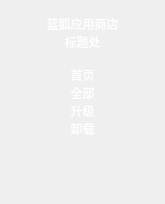
           <widget class="QFrame" name="frame_left_menu">
            <property name="sizePolicy">
             <sizepolicy hsizetype="Fixed" vsizetype="Preferred">
              <horstretch>0</horstretch>
              <verstretch>0</verstretch>
             </sizepolicy>
            </property>
            <property name="minimumSize">
             <size>
              <width>165</width>
              <height>0</height>
             </size>
            </property>
            <property name="maximumSize">
             <size>
              <width>165</width>
              <height>16777215</height>
             </size>
            </property>
            <property name="layoutDirection">
             <enum>Qt::LeftToRight</enum>
            </property>
            <property name="styleSheet">
             <string notr="true"/>
            </property>
            <property name="frameShape">
             <enum>QFrame::NoFrame</enum>
            </property>
            <property name="frameShadow">
             <enum>QFrame::Raised</enum>
            </property>
            <layout class="QVBoxLayout" name="verticalLayout_5">
             <property name="spacing">
              <number>1</number>
             </property>
             <property name="leftMargin">
              <number>0</number>
             </property>
             <property name="topMargin">
              <number>0</number>
             </property>
             <property name="rightMargin">
              <number>0</number>
             </property>
             <property name="bottomMargin">
              <number>0</number>
             </property>
             <item>
              <widget class="QFrame" name="frame_menus">
               <property name="frameShape">
                <enum>QFrame::NoFrame</enum>
               </property>
               <property name="frameShadow">
                <enum>QFrame::Raised</enum>
               </property>
               <layout class="QVBoxLayout" name="layout_menus">
                <property name="spacing">
                 <number>0</number>
                </property>
                <property name="leftMargin">
                 <number>0</number>
                </property>
                <property name="topMargin">
                 <number>0</number>
                </property>
                <property name="rightMargin">
                 <number>0</number>
                </property>
                <property name="bottomMargin">
                 <number>0</number>
                </property>
                <item>
                 <widget class="QFrame" name="btn_App_Name_Container_top_padding">
                  <property name="minimumSize">
                   <size>
                    <width>0</width>
                    <height>15</height>
                   </size>
                  </property>
                  <property name="maximumSize">
                   <size>
                    <width>16777215</width>
                    <height>15</height>
                   </size>
                  </property>
                  <property name="styleSheet">
                   <string notr="true">background: transparent; </string>
                  </property>
                  <property name="frameShape">
                   <enum>QFrame::StyledPanel</enum>
                  </property>
                  <property name="frameShadow">
                   <enum>QFrame::Raised</enum>
                  </property>
                 </widget>
                </item>
                <item>
                 <widget class="QPushButton" name="btn_App_Name_Container">
                  <property name="enabled">
                   <bool>false</bool>
                  </property>
                  <property name="sizePolicy">
                   <sizepolicy hsizetype="Expanding" vsizetype="Expanding">
                    <horstretch>0</horstretch>
                    <verstretch>0</verstretch>
                   </sizepolicy>
                  </property>
                  <property name="maximumSize">
                   <size>
                    <width>16777215</width>
                    <height>55</height>
                   </size>
                  </property>
                  <property name="styleSheet">
                   <string notr="true">QPushButton {
	
	background-position: center;
	background-repeat: no-reperat;
	border: none;

background: transparent;


font: 16pt &quot;Noto Mono&quot;;
color: rgb(255, 255, 255);
}
QPushButton:hover {
	background-color: rgb(85, 85, 85);
}
QPushButton:pressed {	
	background-color: rgb(90, 175, 255);
}
</string>
                  </property>
                  <property name="text">
                   <string>蓝狐应用商店</string>
                  </property>
                  <property name="flat">
                   <bool>true</bool>
                  </property>
                 </widget>
                </item>
                <item>
                 <widget class="QPushButton" name="btn_App_Name_Container_title">
                  <property name="enabled">
                   <bool>false</bool>
                  </property>
                  <property name="sizePolicy">
                   <sizepolicy hsizetype="Expanding" vsizetype="Expanding">
                    <horstretch>0</horstretch>
                    <verstretch>0</verstretch>
                   </sizepolicy>
                  </property>
                  <property name="maximumSize">
                   <size>
                    <width>16777215</width>
                    <height>28</height>
                   </size>
                  </property>
                  <property name="styleSheet">
                   <string notr="true">QPushButton {
	
	background-position: center;
	background-repeat: no-reperat;
	border: none;

background: transparent;


font: 16pt &quot;Noto Mono&quot;;
color: rgb(255, 255, 255);
}
QPushButton:hover {
	background-color: rgb(85, 85, 85);
}
QPushButton:pressed {	
	background-color: rgb(90, 175, 255);
}
</string>
                  </property>
                  <property name="text">
                   <string>标题处</string>
                  </property>
                  <property name="flat">
                   <bool>true</bool>
                  </property>
                 </widget>
                </item>
                <item>
                 <widget class="QFrame" name="btn_App_Name_Container_bottom_padding">
                  <property name="minimumSize">
                   <size>
                    <width>0</width>
                    <height>15</height>
                   </size>
                  </property>
                  <property name="maximumSize">
                   <size>
                    <width>16777215</width>
                    <height>15</height>
                   </size>
                  </property>
                  <property name="styleSheet">
                   <string notr="true">background: transparent; </string>
                  </property>
                  <property name="frameShape">
                   <enum>QFrame::StyledPanel</enum>
                  </property>
                  <property name="frameShadow">
                   <enum>QFrame::Raised</enum>
                  </property>
                 </widget>
                </item>
                <item>
                 <widget class="QPushButton" name="btn_toggle_Main">
                  <property name="sizePolicy">
                   <sizepolicy hsizetype="Expanding" vsizetype="Expanding">
                    <horstretch>0</horstretch>
                    <verstretch>0</verstretch>
                   </sizepolicy>
                  </property>
                  <property name="maximumSize">
                   <size>
                    <width>16777215</width>
                    <height>90</height>
                   </size>
                  </property>
                  <property name="styleSheet">
                   <string notr="true">QPushButton {
	background-position: left;
	background-repeat: no-reperat;
	background: transparent; 
	border: 0;  
	font: 14pt &quot;Noto Mono&quot;;
	color: rgb(255, 255, 255);
	/* padding-left: 15px; */
}

QPushButton:hover {
	background-color: rgb(166, 135, 200);
}

QPushButton:pressed {	
	background-color: rgb(118, 99, 136);
}

QPushButton:checked{
	background-color: rgb(118, 99, 136);
	/* background-color: rgba(255, 255, 255, 150); */
	/* color: rgb(118, 99, 136);  */
	border: none;
	font-weight: bold; 
}</string>
                  </property>
                  <property name="text">
                   <string>首页</string>
                  </property>
                 </widget>
                </item>
                <item>
                 <widget class="QPushButton" name="btn_toggle_All">
                  <property name="sizePolicy">
                   <sizepolicy hsizetype="Expanding" vsizetype="Expanding">
                    <horstretch>0</horstretch>
                    <verstretch>0</verstretch>
                   </sizepolicy>
                  </property>
                  <property name="maximumSize">
                   <size>
                    <width>16777215</width>
                    <height>90</height>
                   </size>
                  </property>
                  <property name="styleSheet">
                   <string notr="true">QPushButton {
	background-position: left;
	background-repeat: no-reperat;
	background: transparent; 
	border: 0;  
	font: 14pt &quot;Noto Mono&quot;;
	color: rgb(255, 255, 255);
	/* padding-left: 15px; */
}

QPushButton:hover {
	background-color: rgb(166, 135, 200);
}

QPushButton:pressed {	
	background-color: rgb(118, 99, 136);
}

QPushButton:checked{
	background-color: rgb(118, 99, 136);
	/* background-color: rgba(255, 255, 255, 150); */
	/* color: rgb(118, 99, 136);  */
	border: none;
	font-weight: bold; 
}</string>
                  </property>
                  <property name="text">
                   <string>全部</string>
                  </property>
                 </widget>
                </item>
                <item>
                 <widget class="QPushButton" name="btn_toggle_Update">
                  <property name="sizePolicy">
                   <sizepolicy hsizetype="Expanding" vsizetype="Expanding">
                    <horstretch>0</horstretch>
                    <verstretch>0</verstretch>
                   </sizepolicy>
                  </property>
                  <property name="maximumSize">
                   <size>
                    <width>16777215</width>
                    <height>90</height>
                   </size>
                  </property>
                  <property name="styleSheet">
                   <string notr="true">QPushButton {
	background-position: left;
	background-repeat: no-reperat;
	background: transparent; 
	border: 0;  
	font: 14pt &quot;Noto Mono&quot;;
	color: rgb(255, 255, 255);
	/* padding-left: 15px; */
}

QPushButton:hover {
	background-color: rgb(166, 135, 200);
}

QPushButton:pressed {	
	background-color: rgb(118, 99, 136);
}

QPushButton:checked{
	background-color: rgb(118, 99, 136);
	/* background-color: rgba(255, 255, 255, 150); */
	/* color: rgb(118, 99, 136);  */
	border: none;
	font-weight: bold; 
}</string>
                  </property>
                  <property name="text">
                   <string>升级</string>
                  </property>
                 </widget>
                </item>
                <item>
                 <widget class="QPushButton" name="btn_toggle_Uninstall">
                  <property name="sizePolicy">
                   <sizepolicy hsizetype="Expanding" vsizetype="Expanding">
                    <horstretch>0</horstretch>
                    <verstretch>0</verstretch>
                   </sizepolicy>
                  </property>
                  <property name="maximumSize">
                   <size>
                    <width>16777215</width>
                    <height>90</height>
                   </size>
                  </property>
                  <property name="autoFillBackground">
                   <bool>false</bool>
                  </property>
                  <property name="styleSheet">
                   <string notr="true">QPushButton {
	background-position: left;
	background-repeat: no-reperat;
	background: transparent; 
	border: 0;  
	font: 14pt &quot;Noto Mono&quot;;
	color: rgb(255, 255, 255);
	/* padding-left: 15px; */
}

QPushButton:hover {
	background-color: rgb(166, 135, 200);
}

QPushButton:pressed {	
	background-color: rgb(118, 99, 136);
}

QPushButton:checked{
	background-color: rgb(118, 99, 136);
	/* background-color: rgba(255, 255, 255, 150); */
	/* color: rgb(118, 99, 136);  */
	border: none;
	font-weight: bold; 
}</string>
                  </property>
                  <property name="text">
                   <string>卸载</string>
                  </property>
                 </widget>
                </item>
                <item>
                 <spacer name="verticalSpacer">
                  <property name="orientation">
                   <enum>Qt::Vertical</enum>
                  </property>
                  <property name="sizeHint" stdset="0">
                   <size>
                    <width>20</width>
                    <height>40</height>
                   </size>
                  </property>
                 </spacer>
                </item>
               </layout>
              </widget>
             </item>
             <item>
              <widget class="QFrame" name="frame_extra_menus">
               <property name="sizePolicy">
                <sizepolicy hsizetype="Preferred" vsizetype="Preferred">
                 <horstretch>0</horstretch>
                 <verstretch>0</verstretch>
                </sizepolicy>
               </property>
               <property name="frameShape">
                <enum>QFrame::NoFrame</enum>
               </property>
               <property name="frameShadow">
                <enum>QFrame::Raised</enum>
               </property>
               <layout class="QVBoxLayout" name="layout_menu_bottom">
                <property name="spacing">
                 <number>10</number>
                </property>
                <property name="leftMargin">
                 <number>0</number>
                </property>
                <property name="topMargin">
                 <number>0</number>
                </property>
                <property name="rightMargin">
                 <number>0</number>
                </property>
                <property name="bottomMargin">
                 <number>25</number>
                </property>
               </layout>
              </widget>
             </item>
            </layout>
           </widget>
